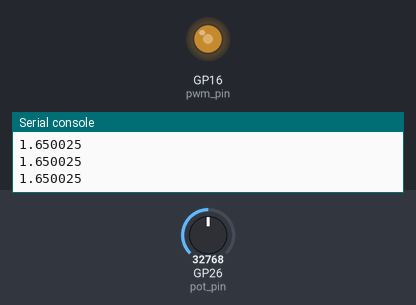
The program below on a simulated Raspberry Pi Pico running MicroPython. On the bench: output pins drawn as LEDs (lit = HIGH), the last lines printed to the serial console. The inputs (shaded band) are chosen by the test bench; at power-on: GP26 (pot_pin) = 32768 (analog values on the 0–65535 scale).

Above: at 1.2 s.
1.3 s: GP26 (pot_pin) set to 45874
At 2.5 s:
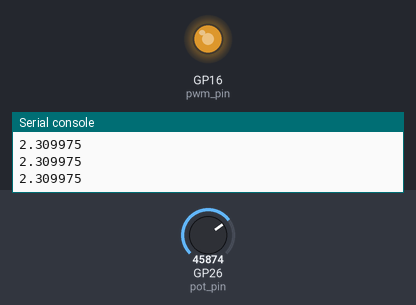
2.8 s: GP26 (pot_pin) set to 57670
At 3.9 s:
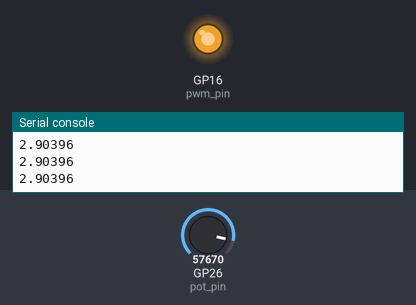
4.3 s: GP26 (pot_pin) set to 7864
At 5.3 s:
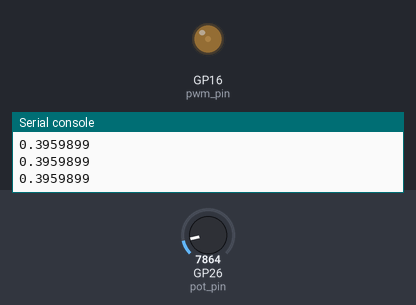
5.8 s: GP26 (pot_pin) set to 0
At 6.6 s:
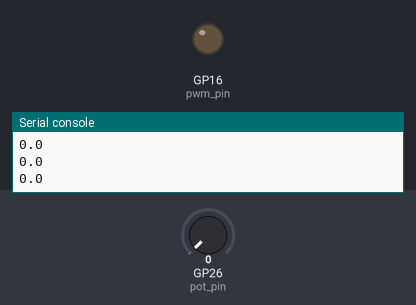
Timing chart, 0 to 8.3 s (numbered marks = the images above; inputs shaded):
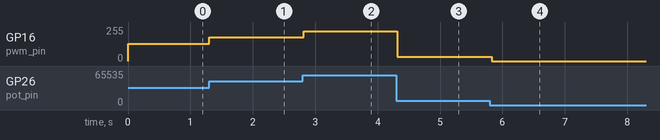

Measured:
- after the input at 1.3 s, GP16 (pwm_pin): 128/255 → 178/255 at once
- after the input at 2.8 s, GP16 (pwm_pin): 178/255 → 224/255 at once
- after the input at 4.3 s, GP16 (pwm_pin): 224/255 → 31/255 at once
- after the input at 5.8 s, GP16 (pwm_pin): 31/255 → 0/255 at once

The program:

PWM_output_2.py
```python
from machine import Pin, ADC, PWM
import time

# setting up in 26 to be ADC input
pot_pin = ADC(Pin(26))

# setting up pin 16 to be PWM output
pwm_pin = PWM(Pin(16))

# setting max constant for digital
max = 65535

# setting up constant for voltage output format MAX is 3.3V
vop = 3.3 / max


pwm_pin.freq(1000)

while True:

    # setting pot_vaule to take input from pin 26
    # .read_u16() function is to readn and take input
    pot_vaule = pot_pin.read_u16()

    # Outputing the value from the input of  pin 26 and output to pin 16
    pwm_pin.duty_u16(pot_vaule)

    # print out an input vaule from pin 26
    print(pot_vaule * vop)

    # time delay
    time.sleep(0.05)
```
